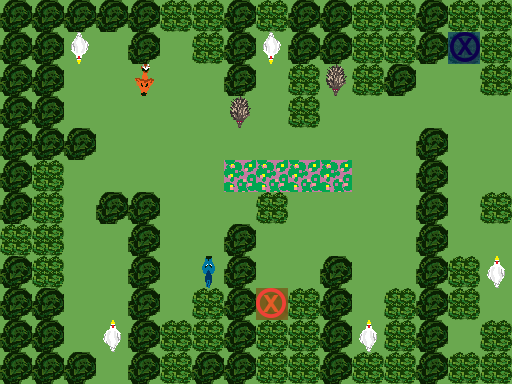

This game map was drawn from its Tiled (.tmx) file and the tilesets committed beside it. A one-line description and the full map source follow:
An orthogonal 16x12 tile map with 32x32 px tiles, 3 tile layers (Ground, Obstacles, Objects), 1 hidden layer not drawn.

<map version="1.0" orientation="orthogonal" renderorder="right-down" width="16" height="12" tilewidth="32" tileheight="32" nextobjectid="1">
 <tileset firstgid="1" name="TilesetPlaceholder" tilewidth="32" tileheight="32" tilecount="240" columns="10">
  <image source="../../../../Tileset.png" width="320" height="768" />
 </tileset>
 <layer name="Ground" width="16" height="12">
  <data encoding="csv">
1,1,1,1,1,1,1,1,1,1,1,1,1,1,1,1,
1,1,1,1,1,1,1,1,1,1,1,1,1,1,1,1,
1,1,1,1,1,1,1,1,1,1,1,1,1,1,1,1,
1,1,1,1,1,1,1,1,1,1,1,1,1,1,1,1,
1,1,1,1,1,1,1,1,1,1,1,1,1,1,1,1,
1,1,1,1,1,1,1,3,3,3,3,1,1,1,1,1,
1,1,1,1,1,1,1,1,1,1,1,1,1,1,1,1,
1,1,1,1,1,1,1,1,1,1,1,1,1,1,1,1,
1,1,1,1,1,1,1,1,1,1,1,1,1,1,1,1,
1,1,1,1,1,1,1,1,1,1,1,1,1,1,1,1,
1,1,1,1,1,1,1,1,1,1,1,1,1,1,1,1,
1,1,1,1,1,1,1,1,1,1,1,1,1,1,1,1
</data>
 </layer>
 <layer name="Obstacles" width="16" height="12">
  <data encoding="csv">
42,42,42,42,42,44,44,42,44,42,42,44,44,42,44,44,
42,42,0,0,42,0,44,42,0,42,42,44,44,42,44,44,
42,42,0,0,0,0,0,42,0,44,0,44,42,0,0,44,
42,42,0,0,0,0,0,0,0,44,0,0,0,0,0,0,
42,42,42,0,0,0,0,0,0,0,0,0,0,42,0,0,
42,44,0,0,0,0,0,0,0,0,0,0,0,42,0,0,
42,44,0,42,42,0,0,0,44,0,0,0,0,42,0,44,
44,44,0,0,42,0,0,42,0,0,0,0,0,42,0,0,
42,44,0,0,42,0,0,42,0,0,42,0,0,42,44,0,
42,42,0,0,42,0,44,42,0,44,42,0,44,42,44,0,
42,42,0,0,42,44,44,42,44,44,42,0,44,42,0,44,
42,42,42,0,42,44,42,42,44,44,42,44,44,42,44,44
</data>
 </layer>
 <layer name="Objects" width="16" height="12">
  <data encoding="csv">
0,0,0,0,0,0,0,0,0,0,0,0,0,0,0,0,
0,0,3221225657,0,0,0,0,0,3221225657,0,0,0,0,0,182,0,
0,0,0,0,3221225663,0,0,0,0,0,3221225613,0,0,0,0,0,
0,0,0,0,0,0,0,3221225613,0,0,0,0,0,0,0,0,
0,0,0,0,0,0,0,0,0,0,0,0,0,0,0,0,
0,0,0,0,0,0,0,0,0,0,0,0,0,0,0,0,
0,0,0,0,0,0,0,0,0,0,0,0,0,0,0,0,
0,0,0,0,0,0,0,0,0,0,0,0,0,0,0,0,
0,0,0,0,0,0,192,0,0,0,0,0,0,0,0,185,
0,0,0,0,0,0,0,0,181,0,0,0,0,0,0,0,
0,0,0,185,0,0,0,0,0,0,0,185,0,0,0,0,
0,0,0,0,0,0,0,0,0,0,0,0,0,0,0,0
</data>
 </layer>
 <layer name="Solution" width="16" height="12" visible="0">
  <data encoding="csv">
0,0,0,0,0,0,0,0,0,0,0,0,0,0,0,0,
0,0,0,0,0,0,0,0,0,0,0,0,0,0,232,0,
0,0,0,0,0,0,0,0,0,0,0,0,0,0,232,0,
0,0,0,0,222,0,0,0,0,0,0,232,232,232,232,0,
0,0,0,0,222,0,0,0,0,0,0,232,0,0,0,0,
0,0,0,0,222,202,202,202,202,202,202,197,0,0,0,0,
0,0,0,0,0,0,232,0,0,0,0,222,0,0,0,0,
0,0,0,0,0,0,232,0,222,222,222,222,0,0,0,0,
0,0,0,0,0,0,0,0,222,0,0,0,0,0,0,0,
0,0,0,0,0,0,0,0,222,0,0,0,0,0,0,0,
0,0,0,0,0,0,0,0,0,0,0,0,0,0,0,0,
0,0,0,0,0,0,0,0,0,0,0,0,0,0,0,0
</data>
 </layer>
</map>
